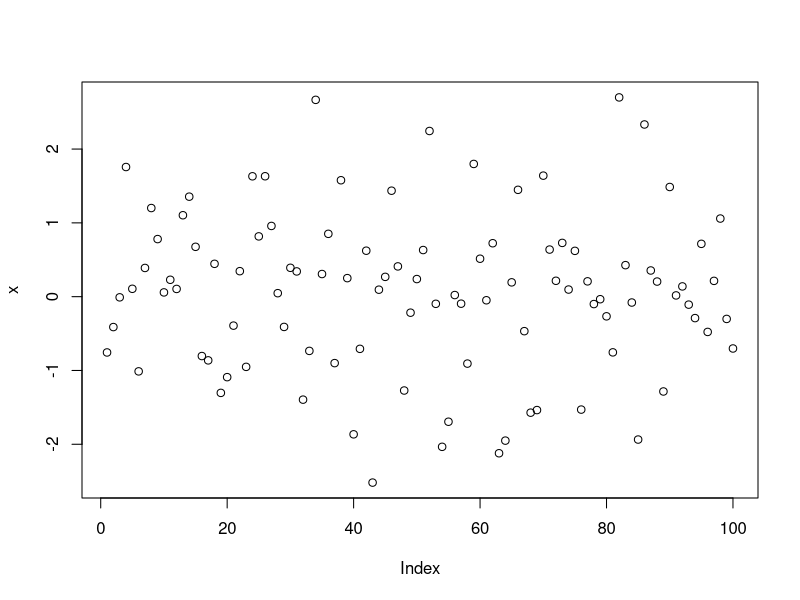

The R script that drew this image:
#adding a little R script to the hello-world try-out
x <- rnorm(100)
plot(x)
summary(x)
x <- x+1
# add one more comment and then a line of code
mean(x)
